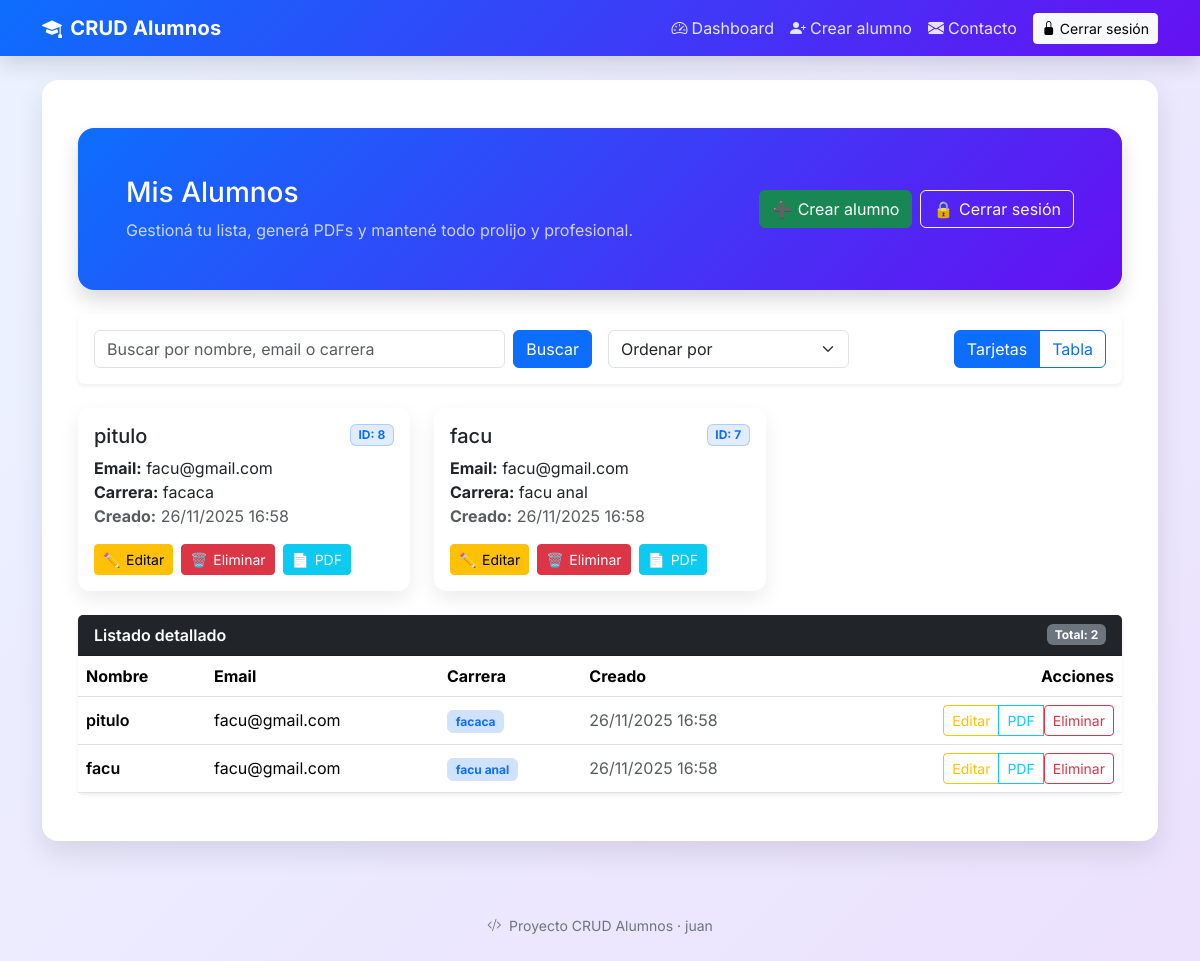
Page / (signed in) on the committed database.
### alumnos/models.py (models this page shows, shortened)
class Alumno(models.Model):
    usuario = models.ForeignKey(User, on_delete=models.CASCADE)
    nombre = models.CharField(max_length=100)
    email = models.EmailField()
    carrera = models.CharField(max_length=100)
    creado = models.DateTimeField(auto_now_add=True)

### alumnos/views.py (the view)
# urls.py: path("", dashboard, name="dashboard"),
@login_required
def dashboard(request):
    alumnos = Alumno.objects.filter(usuario=request.user).order_by("-creado")
    return render(request, "alumnos/dashboard.html", {"alumnos": alumnos})

### alumnos/templates/alumnos/dashboard.html (shortened to what this page needs)
{% extends "base.html" %}
{% block content %}
<div class="container py-4">
  <div class="hero p-4 p-md-5 mb-4">
    <div class="d-flex flex-wrap align-items-center justify-content-between">
      <div>
        <h1 class="h3 h-md2 mb-2">Mis Alumnos</h1>
        <p class="mb-0 opacity-75">Gestioná tu lista, generá PDFs y mantené todo prolijo y profesional.</p>
      </div>
      <div class="d-flex gap-2">
        <a href="{% url 'crear_alumno' %}" class="btn btn-success btn-icon">
          <span>➕</span> <span>Crear alumno</span>
        </a>
        <form action="{% url 'logout' %}" method="post" class="d-inline">
          <button type="submit" class="btn btn-outline-light btn-icon">
            <span>🔒</span> <span>Cerrar sesión</span>
          </button>
        </form>
      </div>
    </div>
  </div>
  <div class="card border-0 shadow-sm mb-4">
    <div class="card-body">
      <div class="row g-3 align-items-center">
        <div class="col-12 col-md-6">
          <form class="d-flex" role="search">
            <input class="form-control me-2" type="search" placeholder="Buscar por nombre, email o carrera" aria-label="Buscar">
            <button class="btn btn-primary" type="button">Buscar</button>
          </form>
        </div>
        <div class="col-6 col-md-3">
          <select class="form-select">
            <option selected>Ordenar por</option>
          </select>
        </div>
        <div class="col-6 col-md-3 text-md-end">
          <div class="btn-group" role="group" aria-label="Cambiar vista">
            <button type="button" class="btn btn-outline-primary active">Tarjetas</button>
            <button type="button" class="btn btn-outline-primary">Tabla</button>
          </div>
        </div>
      </div>
    </div>
  </div>
  {% if alumnos %}
    <div class="row row-cols-1 row-cols-md-2 row-cols-lg-3 g-4 mb-4">
      {% for alumno in alumnos %}
        <div class="col">
          <div class="card alumno-card h-100">
            <div class="card-body">
              <div class="d-flex justify-content-between align-items-start mb-2">
                <h5 class="card-title mb-0">{{ alumno.nombre }}</h5>
                <span class="badge badge-soft">ID: {{ alumno.id }}</span>
              </div>
              <p class="card-text mb-3">
                <span class="d-block"><strong>Email:</strong> {{ alumno.email }}</span>
                <span class="d-block"><strong>Carrera:</strong> {{ alumno.carrera }}</span>
                <span class="d-block text-muted"><strong>Creado:</strong> {{ alumno.creado|date:"d/m/Y H:i" }}</span>
              </p>
              <div class="d-flex flex-wrap gap-2">
                <a href="{% url 'editar_alumno' alumno.id %}" class="btn btn-warning btn-sm btn-icon">
                  ✏️ <span>Editar</span>
                </a>
                <form action="{% url 'borrar_alumno' alumno.id %}" method="post" class="d-inline">
                  <button type="submit" class="btn btn-danger btn-sm btn-icon">
                    🗑️ <span>Eliminar</span>
                  </button>
                </form>
                <a href="{% url 'enviar_pdf_alumno' alumno.id %}" class="btn btn-info btn-sm btn-icon text-white">
                  📄 <span>PDF</span>
                </a>
              </div>
            </div>
          </div>
        </div>
      {% endfor %}
    </div>
    <div class="card border-0 shadow-sm">
      <div class="card-header bg-dark text-white d-flex justify-content-between align-items-center">
        <span class="fw-semibold">Listado detallado</span>
        <span class="badge bg-secondary">Total: {{ alumnos|length }}</span>
      </div>
      <div class="card-body p-0">
        <div class="table-responsive">
          <table class="table table-modern mb-0 align-middle">
            <thead>
              <tr>
                <th>Nombre</th>
                <th>Email</th>
                <th>Carrera</th>
                <th>Creado</th>
                <th class="text-end">Acciones</th>
              </tr>
            </thead>
            <tbody>
              {% for alumno in alumnos %}
                <tr>
                  <td class="fw-semibold">{{ alumno.nombre }}</td>
                  <td>{{ alumno.email }}</td>
                  <td><span class="badge bg-primary-subtle text-primary border">{{ alumno.carrera }}</span></td>
                  <td class="text-muted">{{ alumno.creado|date:"d/m/Y H:i" }}</td>
                  <td class="text-end">
                    <div class="btn-group">
                      <a href="{% url 'editar_alumno' alumno.id %}" class="btn btn-outline-warning btn-sm">Editar</a>
                      <a href="{% url 'enviar_pdf_alumno' alumno.id %}" class="btn btn-outline-info btn-sm">PDF</a>
                      <form action="{% url 'borrar_alumno' alumno.id %}" method="post" class="d-inline">
                        <button type="submit" class="btn btn-outline-danger btn-sm">Eliminar</button>
                      </form>
                    </div>
                  </td>
                </tr>
              {% endfor %}
            </tbody>
          </table>
        </div>
      </div>
    </div>
  {% endif %}
</div>
{% endblock %}

### templates/base.html (shortened to what this page needs)
<!DOCTYPE html>
<html lang="es">
<head>
  <link href="https://cdn.jsdelivr.net/npm/bootstrap@5.3.2/dist/css/bootstrap.min.css" rel="stylesheet">
  <link href="https://cdn.jsdelivr.net/npm/bootstrap-icons@1.11.3/font/bootstrap-icons.css" rel="stylesheet">
</head>
<body>
  <nav class="navbar navbar-expand-lg navbar-dark">
    <div class="container">
      <a class="navbar-brand" href="{% url 'dashboard' %}">
        <i class="bi bi-mortarboard-fill me-2"></i>CRUD Alumnos
      </a>
      <div class="collapse navbar-collapse" id="navbarNav">
        <ul class="navbar-nav ms-auto align-items-lg-center">
          <li class="nav-item">
            <a class="nav-link" href="{% url 'dashboard' %}">
              <i class="bi bi-speedometer2 me-1"></i>Dashboard
            </a>
          </li>
          <li class="nav-item">
            <a class="nav-link" href="{% url 'crear_alumno' %}">
              <i class="bi bi-person-plus-fill me-1"></i>Crear alumno
            </a>
          </li>
          <li class="nav-item">
            <a class="nav-link" href="{% url 'contacto' %}">
              <i class="bi bi-envelope-fill me-1"></i>Contacto
            </a>
          </li>
          {% if user.is_authenticated %}
          <li class="nav-item ms-lg-2">
            <form action="{% url 'logout' %}" method="post" class="d-inline">
              <button type="submit" class="btn btn-light btn-sm">
                <i class="bi bi-lock-fill me-1"></i>Cerrar sesión
              </button>
            </form>
          </li>
          {% endif %}
        </ul>
      </div>
    </div>
  </nav>
  <div class="container page-container mt-4">
    <div class="section-card p-3 p-md-4">
      {% block content %}{% endblock %}
    </div>
  </div>
  <footer class="container text-center py-4">
    <small>
      <i class="bi bi-code-slash me-1"></i>
      Proyecto CRUD Alumnos · {{ user.username|default:"Invitado" }}
    </small>
  </footer>
</body>
</html>

### templates/base.html (style rules this page uses)
:root { --brand-1:#0d6efd; --brand-2:#6610f2; --text:#1f1f1f; --muted:#6c757d; --surface:#ffffff; }
html, body { height: 100%; }
body { font-family: "Inter", system-ui, -apple-system, "Segoe UI", Roboto, "Helvetica Neue", Arial, "Noto Sans", "Apple Color Emoji", "Segoe UI Emoji"; background: linear-gradient(135deg, rgba(13,110,253,.08), rgba(102,16,242,.10)); color: var(--text); }
.navbar { box-shadow: 0 10px 20px rgba(0,0,0,.12); background: linear-gradient(135deg, var(--brand-1), var(--brand-2)); }
.navbar-brand { font-weight: 700; letter-spacing: .2px; }
.nav-link { color: #f8f9fa !important; opacity: .9; }
.page-container { padding-bottom: 3rem; }
.section-card { background: var(--surface); border: 0; border-radius: 1rem; box-shadow: 0 12px 28px rgba(0,0,0,.10); }
footer { color: var(--muted); }

### alumnos/templates/alumnos/dashboard.html (style rules this page uses)
body { background: linear-gradient(135deg, #0d6efd15, #6610f220); min-height: 100vh; }
.hero { background: linear-gradient(135deg, #0d6efd, #6610f2); color: #fff; border-radius: 1rem; box-shadow: 0 10px 20px rgba(0,0,0,.15); }
.alumno-card { border: 0; border-radius: .75rem; box-shadow: 0 8px 20px rgba(0,0,0,.08); transition: transform .15s ease, box-shadow .15s ease; background: #fff; }
.badge-soft { background: rgba(13,110,253,.12); color: #0d6efd; border: 1px solid rgba(13,110,253,.25); }
.btn-icon { display: inline-flex; align-items: center; gap: .35rem; }
.table-modern thead { background: #0e0e11; color: #fff; }
.table-modern tbody tr { transition: background-color .1s ease; }

### rows in the picture
Alumno: nombre "pitulo", id "8", email "facu@gmail.com", carrera "facaca", creado "26/11/2025 16:58"
Alumno: nombre "facu", id "7", email "facu@gmail.com", carrera "facu anal", creado "26/11/2025 16:58"

### other values in the picture
{{ alumnos|length }} "2"
{{ user.username|default:"Invitado" }} "juan"
